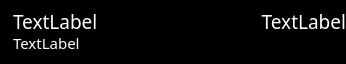
<?xml version="1.0" encoding="UTF-8"?>
<ui version="4.0">
 <class>TransactionFrame</class>
 <widget class="QFrame" name="TransactionFrame">
  <property name="geometry">
   <rect>
    <x>0</x>
    <y>0</y>
    <width>346</width>
    <height>64</height>
   </rect>
  </property>
  <property name="minimumSize">
   <size>
    <width>0</width>
    <height>64</height>
   </size>
  </property>
  <property name="maximumSize">
   <size>
    <width>540</width>
    <height>64</height>
   </size>
  </property>
  <property name="palette">
   <palette>
    <active>
     <colorrole role="WindowText">
      <brush brushstyle="SolidPattern">
       <color alpha="255">
        <red>255</red>
        <green>255</green>
        <blue>255</blue>
       </color>
      </brush>
     </colorrole>
     <colorrole role="Button">
      <brush brushstyle="SolidPattern">
       <color alpha="255">
        <red>0</red>
        <green>0</green>
        <blue>0</blue>
       </color>
      </brush>
     </colorrole>
     <colorrole role="Light">
      <brush brushstyle="SolidPattern">
       <color alpha="255">
        <red>0</red>
        <green>0</green>
        <blue>0</blue>
       </color>
      </brush>
     </colorrole>
     <colorrole role="Midlight">
      <brush brushstyle="SolidPattern">
       <color alpha="255">
        <red>0</red>
        <green>0</green>
        <blue>0</blue>
       </color>
      </brush>
     </colorrole>
     <colorrole role="Dark">
      <brush brushstyle="SolidPattern">
       <color alpha="255">
        <red>0</red>
        <green>0</green>
        <blue>0</blue>
       </color>
      </brush>
     </colorrole>
     <colorrole role="Mid">
      <brush brushstyle="SolidPattern">
       <color alpha="255">
        <red>0</red>
        <green>0</green>
        <blue>0</blue>
       </color>
      </brush>
     </colorrole>
     <colorrole role="Text">
      <brush brushstyle="SolidPattern">
       <color alpha="255">
        <red>255</red>
        <green>255</green>
        <blue>255</blue>
       </color>
      </brush>
     </colorrole>
     <colorrole role="BrightText">
      <brush brushstyle="SolidPattern">
       <color alpha="255">
        <red>255</red>
        <green>255</green>
        <blue>255</blue>
       </color>
      </brush>
     </colorrole>
     <colorrole role="ButtonText">
      <brush brushstyle="SolidPattern">
       <color alpha="255">
        <red>255</red>
        <green>255</green>
        <blue>255</blue>
       </color>
      </brush>
     </colorrole>
     <colorrole role="Base">
      <brush brushstyle="SolidPattern">
       <color alpha="255">
        <red>0</red>
        <green>0</green>
        <blue>0</blue>
       </color>
      </brush>
     </colorrole>
     <colorrole role="Window">
      <brush brushstyle="SolidPattern">
       <color alpha="255">
        <red>0</red>
        <green>0</green>
        <blue>0</blue>
       </color>
      </brush>
     </colorrole>
     <colorrole role="Shadow">
      <brush brushstyle="SolidPattern">
       <color alpha="255">
        <red>0</red>
        <green>0</green>
        <blue>0</blue>
       </color>
      </brush>
     </colorrole>
     <colorrole role="AlternateBase">
      <brush brushstyle="SolidPattern">
       <color alpha="255">
        <red>0</red>
        <green>0</green>
        <blue>0</blue>
       </color>
      </brush>
     </colorrole>
     <colorrole role="ToolTipBase">
      <brush brushstyle="SolidPattern">
       <color alpha="255">
        <red>255</red>
        <green>255</green>
        <blue>220</blue>
       </color>
      </brush>
     </colorrole>
     <colorrole role="ToolTipText">
      <brush brushstyle="SolidPattern">
       <color alpha="255">
        <red>0</red>
        <green>0</green>
        <blue>0</blue>
       </color>
      </brush>
     </colorrole>
    </active>
    <inactive>
     <colorrole role="WindowText">
      <brush brushstyle="SolidPattern">
       <color alpha="255">
        <red>255</red>
        <green>255</green>
        <blue>255</blue>
       </color>
      </brush>
     </colorrole>
     <colorrole role="Button">
      <brush brushstyle="SolidPattern">
       <color alpha="255">
        <red>0</red>
        <green>0</green>
        <blue>0</blue>
       </color>
      </brush>
     </colorrole>
     <colorrole role="Light">
      <brush brushstyle="SolidPattern">
       <color alpha="255">
        <red>0</red>
        <green>0</green>
        <blue>0</blue>
       </color>
      </brush>
     </colorrole>
     <colorrole role="Midlight">
      <brush brushstyle="SolidPattern">
       <color alpha="255">
        <red>0</red>
        <green>0</green>
        <blue>0</blue>
       </color>
      </brush>
     </colorrole>
     <colorrole role="Dark">
      <brush brushstyle="SolidPattern">
       <color alpha="255">
        <red>0</red>
        <green>0</green>
        <blue>0</blue>
       </color>
      </brush>
     </colorrole>
     <colorrole role="Mid">
      <brush brushstyle="SolidPattern">
       <color alpha="255">
        <red>0</red>
        <green>0</green>
        <blue>0</blue>
       </color>
      </brush>
     </colorrole>
     <colorrole role="Text">
      <brush brushstyle="SolidPattern">
       <color alpha="255">
        <red>255</red>
        <green>255</green>
        <blue>255</blue>
       </color>
      </brush>
     </colorrole>
     <colorrole role="BrightText">
      <brush brushstyle="SolidPattern">
       <color alpha="255">
        <red>255</red>
        <green>255</green>
        <blue>255</blue>
       </color>
      </brush>
     </colorrole>
     <colorrole role="ButtonText">
      <brush brushstyle="SolidPattern">
       <color alpha="255">
        <red>255</red>
        <green>255</green>
        <blue>255</blue>
       </color>
      </brush>
     </colorrole>
     <colorrole role="Base">
      <brush brushstyle="SolidPattern">
       <color alpha="255">
        <red>0</red>
        <green>0</green>
        <blue>0</blue>
       </color>
      </brush>
     </colorrole>
     <colorrole role="Window">
      <brush brushstyle="SolidPattern">
       <color alpha="255">
        <red>0</red>
        <green>0</green>
        <blue>0</blue>
       </color>
      </brush>
     </colorrole>
     <colorrole role="Shadow">
      <brush brushstyle="SolidPattern">
       <color alpha="255">
        <red>0</red>
        <green>0</green>
        <blue>0</blue>
       </color>
      </brush>
     </colorrole>
     <colorrole role="AlternateBase">
      <brush brushstyle="SolidPattern">
       <color alpha="255">
        <red>0</red>
        <green>0</green>
        <blue>0</blue>
       </color>
      </brush>
     </colorrole>
     <colorrole role="ToolTipBase">
      <brush brushstyle="SolidPattern">
       <color alpha="255">
        <red>255</red>
        <green>255</green>
        <blue>220</blue>
       </color>
      </brush>
     </colorrole>
     <colorrole role="ToolTipText">
      <brush brushstyle="SolidPattern">
       <color alpha="255">
        <red>0</red>
        <green>0</green>
        <blue>0</blue>
       </color>
      </brush>
     </colorrole>
    </inactive>
    <disabled>
     <colorrole role="WindowText">
      <brush brushstyle="SolidPattern">
       <color alpha="255">
        <red>0</red>
        <green>0</green>
        <blue>0</blue>
       </color>
      </brush>
     </colorrole>
     <colorrole role="Button">
      <brush brushstyle="SolidPattern">
       <color alpha="255">
        <red>0</red>
        <green>0</green>
        <blue>0</blue>
       </color>
      </brush>
     </colorrole>
     <colorrole role="Light">
      <brush brushstyle="SolidPattern">
       <color alpha="255">
        <red>0</red>
        <green>0</green>
        <blue>0</blue>
       </color>
      </brush>
     </colorrole>
     <colorrole role="Midlight">
      <brush brushstyle="SolidPattern">
       <color alpha="255">
        <red>0</red>
        <green>0</green>
        <blue>0</blue>
       </color>
      </brush>
     </colorrole>
     <colorrole role="Dark">
      <brush brushstyle="SolidPattern">
       <color alpha="255">
        <red>0</red>
        <green>0</green>
        <blue>0</blue>
       </color>
      </brush>
     </colorrole>
     <colorrole role="Mid">
      <brush brushstyle="SolidPattern">
       <color alpha="255">
        <red>0</red>
        <green>0</green>
        <blue>0</blue>
       </color>
      </brush>
     </colorrole>
     <colorrole role="Text">
      <brush brushstyle="SolidPattern">
       <color alpha="255">
        <red>0</red>
        <green>0</green>
        <blue>0</blue>
       </color>
      </brush>
     </colorrole>
     <colorrole role="BrightText">
      <brush brushstyle="SolidPattern">
       <color alpha="255">
        <red>255</red>
        <green>255</green>
        <blue>255</blue>
       </color>
      </brush>
     </colorrole>
     <colorrole role="ButtonText">
      <brush brushstyle="SolidPattern">
       <color alpha="255">
        <red>0</red>
        <green>0</green>
        <blue>0</blue>
       </color>
      </brush>
     </colorrole>
     <colorrole role="Base">
      <brush brushstyle="SolidPattern">
       <color alpha="255">
        <red>0</red>
        <green>0</green>
        <blue>0</blue>
       </color>
      </brush>
     </colorrole>
     <colorrole role="Window">
      <brush brushstyle="SolidPattern">
       <color alpha="255">
        <red>0</red>
        <green>0</green>
        <blue>0</blue>
       </color>
      </brush>
     </colorrole>
     <colorrole role="Shadow">
      <brush brushstyle="SolidPattern">
       <color alpha="255">
        <red>0</red>
        <green>0</green>
        <blue>0</blue>
       </color>
      </brush>
     </colorrole>
     <colorrole role="AlternateBase">
      <brush brushstyle="SolidPattern">
       <color alpha="255">
        <red>0</red>
        <green>0</green>
        <blue>0</blue>
       </color>
      </brush>
     </colorrole>
     <colorrole role="ToolTipBase">
      <brush brushstyle="SolidPattern">
       <color alpha="255">
        <red>255</red>
        <green>255</green>
        <blue>220</blue>
       </color>
      </brush>
     </colorrole>
     <colorrole role="ToolTipText">
      <brush brushstyle="SolidPattern">
       <color alpha="255">
        <red>0</red>
        <green>0</green>
        <blue>0</blue>
       </color>
      </brush>
     </colorrole>
    </disabled>
   </palette>
  </property>
  <property name="windowTitle">
   <string>Frame</string>
  </property>
  <property name="autoFillBackground">
   <bool>true</bool>
  </property>
  <property name="frameShape">
   <enum>QFrame::NoFrame</enum>
  </property>
  <property name="frameShadow">
   <enum>QFrame::Raised</enum>
  </property>
  <layout class="QHBoxLayout" name="horizontalLayout_2" stretch="0,0">
   <property name="margin">
    <number>0</number>
   </property>
   <item>
    <widget class="QLabel" name="m_iconLabel">
     <property name="text">
      <string/>
     </property>
    </widget>
   </item>
   <item>
    <layout class="QVBoxLayout" name="verticalLayout">
     <property name="spacing">
      <number>0</number>
     </property>
     <item>
      <spacer name="verticalSpacer_2">
       <property name="orientation">
        <enum>Qt::Vertical</enum>
       </property>
       <property name="sizeType">
        <enum>QSizePolicy::Fixed</enum>
       </property>
       <property name="sizeHint" stdset="0">
        <size>
         <width>20</width>
         <height>10</height>
        </size>
       </property>
      </spacer>
     </item>
     <item>
      <layout class="QHBoxLayout" name="horizontalLayout" stretch="0,1">
       <property name="spacing">
        <number>20</number>
       </property>
       <item>
        <widget class="QLabel" name="m_timeLabel">
         <property name="palette">
          <palette>
           <active>
            <colorrole role="WindowText">
             <brush brushstyle="SolidPattern">
              <color alpha="255">
               <red>255</red>
               <green>255</green>
               <blue>255</blue>
              </color>
             </brush>
            </colorrole>
            <colorrole role="Button">
             <brush brushstyle="SolidPattern">
              <color alpha="255">
               <red>255</red>
               <green>255</green>
               <blue>255</blue>
              </color>
             </brush>
            </colorrole>
            <colorrole role="Light">
             <brush brushstyle="SolidPattern">
              <color alpha="255">
               <red>255</red>
               <green>255</green>
               <blue>255</blue>
              </color>
             </brush>
            </colorrole>
            <colorrole role="Midlight">
             <brush brushstyle="SolidPattern">
              <color alpha="255">
               <red>255</red>
               <green>255</green>
               <blue>255</blue>
              </color>
             </brush>
            </colorrole>
            <colorrole role="Dark">
             <brush brushstyle="SolidPattern">
              <color alpha="255">
               <red>127</red>
               <green>127</green>
               <blue>127</blue>
              </color>
             </brush>
            </colorrole>
            <colorrole role="Mid">
             <brush brushstyle="SolidPattern">
              <color alpha="255">
               <red>170</red>
               <green>170</green>
               <blue>170</blue>
              </color>
             </brush>
            </colorrole>
            <colorrole role="Text">
             <brush brushstyle="SolidPattern">
              <color alpha="255">
               <red>0</red>
               <green>0</green>
               <blue>0</blue>
              </color>
             </brush>
            </colorrole>
            <colorrole role="BrightText">
             <brush brushstyle="SolidPattern">
              <color alpha="255">
               <red>255</red>
               <green>255</green>
               <blue>255</blue>
              </color>
             </brush>
            </colorrole>
            <colorrole role="ButtonText">
             <brush brushstyle="SolidPattern">
              <color alpha="255">
               <red>0</red>
               <green>0</green>
               <blue>0</blue>
              </color>
             </brush>
            </colorrole>
            <colorrole role="Base">
             <brush brushstyle="SolidPattern">
              <color alpha="255">
               <red>255</red>
               <green>255</green>
               <blue>255</blue>
              </color>
             </brush>
            </colorrole>
            <colorrole role="Window">
             <brush brushstyle="SolidPattern">
              <color alpha="255">
               <red>255</red>
               <green>255</green>
               <blue>255</blue>
              </color>
             </brush>
            </colorrole>
            <colorrole role="Shadow">
             <brush brushstyle="SolidPattern">
              <color alpha="255">
               <red>0</red>
               <green>0</green>
               <blue>0</blue>
              </color>
             </brush>
            </colorrole>
            <colorrole role="AlternateBase">
             <brush brushstyle="SolidPattern">
              <color alpha="255">
               <red>255</red>
               <green>255</green>
               <blue>255</blue>
              </color>
             </brush>
            </colorrole>
            <colorrole role="ToolTipBase">
             <brush brushstyle="SolidPattern">
              <color alpha="255">
               <red>255</red>
               <green>255</green>
               <blue>220</blue>
              </color>
             </brush>
            </colorrole>
            <colorrole role="ToolTipText">
             <brush brushstyle="SolidPattern">
              <color alpha="255">
               <red>0</red>
               <green>0</green>
               <blue>0</blue>
              </color>
             </brush>
            </colorrole>
           </active>
           <inactive>
            <colorrole role="WindowText">
             <brush brushstyle="SolidPattern">
              <color alpha="255">
               <red>255</red>
               <green>255</green>
               <blue>255</blue>
              </color>
             </brush>
            </colorrole>
            <colorrole role="Button">
             <brush brushstyle="SolidPattern">
              <color alpha="255">
               <red>255</red>
               <green>255</green>
               <blue>255</blue>
              </color>
             </brush>
            </colorrole>
            <colorrole role="Light">
             <brush brushstyle="SolidPattern">
              <color alpha="255">
               <red>255</red>
               <green>255</green>
               <blue>255</blue>
              </color>
             </brush>
            </colorrole>
            <colorrole role="Midlight">
             <brush brushstyle="SolidPattern">
              <color alpha="255">
               <red>255</red>
               <green>255</green>
               <blue>255</blue>
              </color>
             </brush>
            </colorrole>
            <colorrole role="Dark">
             <brush brushstyle="SolidPattern">
              <color alpha="255">
               <red>127</red>
               <green>127</green>
               <blue>127</blue>
              </color>
             </brush>
            </colorrole>
            <colorrole role="Mid">
             <brush brushstyle="SolidPattern">
              <color alpha="255">
               <red>170</red>
               <green>170</green>
               <blue>170</blue>
              </color>
             </brush>
            </colorrole>
            <colorrole role="Text">
             <brush brushstyle="SolidPattern">
              <color alpha="255">
               <red>0</red>
               <green>0</green>
               <blue>0</blue>
              </color>
             </brush>
            </colorrole>
            <colorrole role="BrightText">
             <brush brushstyle="SolidPattern">
              <color alpha="255">
               <red>255</red>
               <green>255</green>
               <blue>255</blue>
              </color>
             </brush>
            </colorrole>
            <colorrole role="ButtonText">
             <brush brushstyle="SolidPattern">
              <color alpha="255">
               <red>0</red>
               <green>0</green>
               <blue>0</blue>
              </color>
             </brush>
            </colorrole>
            <colorrole role="Base">
             <brush brushstyle="SolidPattern">
              <color alpha="255">
               <red>255</red>
               <green>255</green>
               <blue>255</blue>
              </color>
             </brush>
            </colorrole>
            <colorrole role="Window">
             <brush brushstyle="SolidPattern">
              <color alpha="255">
               <red>255</red>
               <green>255</green>
               <blue>255</blue>
              </color>
             </brush>
            </colorrole>
            <colorrole role="Shadow">
             <brush brushstyle="SolidPattern">
              <color alpha="255">
               <red>0</red>
               <green>0</green>
               <blue>0</blue>
              </color>
             </brush>
            </colorrole>
            <colorrole role="AlternateBase">
             <brush brushstyle="SolidPattern">
              <color alpha="255">
               <red>255</red>
               <green>255</green>
               <blue>255</blue>
              </color>
             </brush>
            </colorrole>
            <colorrole role="ToolTipBase">
             <brush brushstyle="SolidPattern">
              <color alpha="255">
               <red>255</red>
               <green>255</green>
               <blue>220</blue>
              </color>
             </brush>
            </colorrole>
            <colorrole role="ToolTipText">
             <brush brushstyle="SolidPattern">
              <color alpha="255">
               <red>0</red>
               <green>0</green>
               <blue>0</blue>
              </color>
             </brush>
            </colorrole>
           </inactive>
           <disabled>
            <colorrole role="WindowText">
             <brush brushstyle="SolidPattern">
              <color alpha="255">
               <red>127</red>
               <green>127</green>
               <blue>127</blue>
              </color>
             </brush>
            </colorrole>
            <colorrole role="Button">
             <brush brushstyle="SolidPattern">
              <color alpha="255">
               <red>255</red>
               <green>255</green>
               <blue>255</blue>
              </color>
             </brush>
            </colorrole>
            <colorrole role="Light">
             <brush brushstyle="SolidPattern">
              <color alpha="255">
               <red>255</red>
               <green>255</green>
               <blue>255</blue>
              </color>
             </brush>
            </colorrole>
            <colorrole role="Midlight">
             <brush brushstyle="SolidPattern">
              <color alpha="255">
               <red>255</red>
               <green>255</green>
               <blue>255</blue>
              </color>
             </brush>
            </colorrole>
            <colorrole role="Dark">
             <brush brushstyle="SolidPattern">
              <color alpha="255">
               <red>127</red>
               <green>127</green>
               <blue>127</blue>
              </color>
             </brush>
            </colorrole>
            <colorrole role="Mid">
             <brush brushstyle="SolidPattern">
              <color alpha="255">
               <red>170</red>
               <green>170</green>
               <blue>170</blue>
              </color>
             </brush>
            </colorrole>
            <colorrole role="Text">
             <brush brushstyle="SolidPattern">
              <color alpha="255">
               <red>127</red>
               <green>127</green>
               <blue>127</blue>
              </color>
             </brush>
            </colorrole>
            <colorrole role="BrightText">
             <brush brushstyle="SolidPattern">
              <color alpha="255">
               <red>255</red>
               <green>255</green>
               <blue>255</blue>
              </color>
             </brush>
            </colorrole>
            <colorrole role="ButtonText">
             <brush brushstyle="SolidPattern">
              <color alpha="255">
               <red>127</red>
               <green>127</green>
               <blue>127</blue>
              </color>
             </brush>
            </colorrole>
            <colorrole role="Base">
             <brush brushstyle="SolidPattern">
              <color alpha="255">
               <red>255</red>
               <green>255</green>
               <blue>255</blue>
              </color>
             </brush>
            </colorrole>
            <colorrole role="Window">
             <brush brushstyle="SolidPattern">
              <color alpha="255">
               <red>255</red>
               <green>255</green>
               <blue>255</blue>
              </color>
             </brush>
            </colorrole>
            <colorrole role="Shadow">
             <brush brushstyle="SolidPattern">
              <color alpha="255">
               <red>0</red>
               <green>0</green>
               <blue>0</blue>
              </color>
             </brush>
            </colorrole>
            <colorrole role="AlternateBase">
             <brush brushstyle="SolidPattern">
              <color alpha="255">
               <red>255</red>
               <green>255</green>
               <blue>255</blue>
              </color>
             </brush>
            </colorrole>
            <colorrole role="ToolTipBase">
             <brush brushstyle="SolidPattern">
              <color alpha="255">
               <red>255</red>
               <green>255</green>
               <blue>220</blue>
              </color>
             </brush>
            </colorrole>
            <colorrole role="ToolTipText">
             <brush brushstyle="SolidPattern">
              <color alpha="255">
               <red>0</red>
               <green>0</green>
               <blue>0</blue>
              </color>
             </brush>
            </colorrole>
           </disabled>
          </palette>
         </property>
         <property name="font">
          <font>
           <family>zai Drukarnia Wydawnicza 1870</family>
           <pointsize>14</pointsize>
          </font>
         </property>
         <property name="text">
          <string>TextLabel</string>
         </property>
        </widget>
       </item>
       <item>
        <widget class="QLabel" name="m_amountLabel">
         <property name="palette">
          <palette>
           <active>
            <colorrole role="WindowText">
             <brush brushstyle="SolidPattern">
              <color alpha="255">
               <red>255</red>
               <green>255</green>
               <blue>255</blue>
              </color>
             </brush>
            </colorrole>
            <colorrole role="Text">
             <brush brushstyle="SolidPattern">
              <color alpha="255">
               <red>255</red>
               <green>255</green>
               <blue>255</blue>
              </color>
             </brush>
            </colorrole>
           </active>
           <inactive>
            <colorrole role="WindowText">
             <brush brushstyle="SolidPattern">
              <color alpha="255">
               <red>255</red>
               <green>255</green>
               <blue>255</blue>
              </color>
             </brush>
            </colorrole>
            <colorrole role="Text">
             <brush brushstyle="SolidPattern">
              <color alpha="255">
               <red>255</red>
               <green>255</green>
               <blue>255</blue>
              </color>
             </brush>
            </colorrole>
           </inactive>
           <disabled>
            <colorrole role="WindowText">
             <brush brushstyle="SolidPattern">
              <color alpha="255">
               <red>159</red>
               <green>158</green>
               <blue>158</blue>
              </color>
             </brush>
            </colorrole>
            <colorrole role="Text">
             <brush brushstyle="SolidPattern">
              <color alpha="255">
               <red>159</red>
               <green>158</green>
               <blue>158</blue>
              </color>
             </brush>
            </colorrole>
           </disabled>
          </palette>
         </property>
         <property name="font">
          <font>
           <family>zai Drukarnia Wydawnicza 1870</family>
           <pointsize>14</pointsize>
          </font>
         </property>
         <property name="text">
          <string>TextLabel</string>
         </property>
         <property name="alignment">
          <set>Qt::AlignRight|Qt::AlignTrailing|Qt::AlignVCenter</set>
         </property>
        </widget>
       </item>
      </layout>
     </item>
     <item>
      <widget class="QLabel" name="m_hashLabel">
       <property name="palette">
        <palette>
         <active>
          <colorrole role="WindowText">
           <brush brushstyle="SolidPattern">
            <color alpha="255">
             <red>255</red>
             <green>255</green>
             <blue>255</blue>
            </color>
           </brush>
          </colorrole>
          <colorrole role="Text">
           <brush brushstyle="SolidPattern">
            <color alpha="255">
             <red>255</red>
             <green>255</green>
             <blue>255</blue>
            </color>
           </brush>
          </colorrole>
         </active>
         <inactive>
          <colorrole role="WindowText">
           <brush brushstyle="SolidPattern">
            <color alpha="255">
             <red>255</red>
             <green>255</green>
             <blue>255</blue>
            </color>
           </brush>
          </colorrole>
          <colorrole role="Text">
           <brush brushstyle="SolidPattern">
            <color alpha="255">
             <red>255</red>
             <green>255</green>
             <blue>255</blue>
            </color>
           </brush>
          </colorrole>
         </inactive>
         <disabled>
          <colorrole role="WindowText">
           <brush brushstyle="SolidPattern">
            <color alpha="255">
             <red>159</red>
             <green>158</green>
             <blue>158</blue>
            </color>
           </brush>
          </colorrole>
          <colorrole role="Text">
           <brush brushstyle="SolidPattern">
            <color alpha="255">
             <red>159</red>
             <green>158</green>
             <blue>158</blue>
            </color>
           </brush>
          </colorrole>
         </disabled>
        </palette>
       </property>
       <property name="font">
        <font>
         <family>zai Drukarnia Wydawnicza 1870</family>
         <pointsize>11</pointsize>
        </font>
       </property>
       <property name="styleSheet">
        <string notr="true"/>
       </property>
       <property name="text">
        <string>TextLabel</string>
       </property>
       <property name="alignment">
        <set>Qt::AlignLeading|Qt::AlignLeft|Qt::AlignVCenter</set>
       </property>
       <property name="indent">
        <number>-1</number>
       </property>
       <property name="textInteractionFlags">
        <set>Qt::NoTextInteraction</set>
       </property>
      </widget>
     </item>
     <item>
      <spacer name="verticalSpacer">
       <property name="orientation">
        <enum>Qt::Vertical</enum>
       </property>
       <property name="sizeType">
        <enum>QSizePolicy::Fixed</enum>
       </property>
       <property name="sizeHint" stdset="0">
        <size>
         <width>20</width>
         <height>10</height>
        </size>
       </property>
      </spacer>
     </item>
    </layout>
   </item>
  </layout>
 </widget>
 <resources/>
 <connections/>
</ui>
